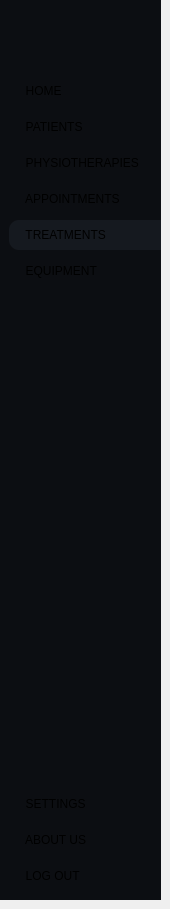
    <widget class="QWidget" name="treatments_page">
     <property name="styleSheet">
      <string notr="true">#treatments_page{
background-color : #15191f ; 
}</string>
     </property>
     <widget class="QWidget" name="SideMenu_5" native="true">
      <property name="geometry">
       <rect>
        <x>0</x>
        <y>0</y>
        <width>161</width>
        <height>900</height>
       </rect>
      </property>
      <property name="minimumSize">
       <size>
        <width>161</width>
        <height>900</height>
       </size>
      </property>
      <property name="maximumSize">
       <size>
        <width>161</width>
        <height>900</height>
       </size>
      </property>
      <property name="cursor">
       <cursorShape>CrossCursor</cursorShape>
      </property>
      <property name="styleSheet">
       <string notr="true">#SideMenu_5{
background-color : #0c0e12 ;
}
#SideMenu_5 QPushButton{
text-align : left ; 
padding  : 8px 10px ; 
border-top-left-radius : 10px ;
border-bottom-left-radius : 10px ; 
}
#SideMenu_5 QPushButton:hover {
    background-color: #15191f ; 
}</string>
      </property>
      <layout class="QVBoxLayout" name="verticalLayout_23">
       <property name="leftMargin">
        <number>9</number>
       </property>
       <property name="rightMargin">
        <number>0</number>
       </property>
       <item>
        <widget class="QLabel" name="label_27">
         <property name="minimumSize">
          <size>
           <width>0</width>
           <height>61</height>
          </size>
         </property>
         <property name="maximumSize">
          <size>
           <width>16777215</width>
           <height>45</height>
          </size>
         </property>
         <property name="styleSheet">
          <string notr="true">max-height : 45px ; 
margin-right : 9px ; </string>
         </property>
         <property name="text">
          <string/>
         </property>
         <property name="pixmap">
          <pixmap>../assets/solid care white version.png</pixmap>
         </property>
         <property name="scaledContents">
          <bool>true</bool>
         </property>
         <property name="alignment">
          <set>Qt::AlignCenter</set>
         </property>
        </widget>
       </item>
       <item>
        <widget class="QWidget" name="frame5_1" native="true">
         <property name="sizePolicy">
          <sizepolicy hsizetype="Ignored" vsizetype="Preferred">
           <horstretch>0</horstretch>
           <verstretch>0</verstretch>
          </sizepolicy>
         </property>
         <property name="minimumSize">
          <size>
           <width>131</width>
           <height>0</height>
          </size>
         </property>
         <layout class="QVBoxLayout" name="verticalLayout_24">
          <property name="spacing">
           <number>6</number>
          </property>
          <property name="leftMargin">
           <number>0</number>
          </property>
          <property name="rightMargin">
           <number>0</number>
          </property>
          <item>
           <widget class="QPushButton" name="home_5">
            <property name="styleSheet">
             <string notr="true"/>
            </property>
            <property name="text">
             <string>  HOME</string>
            </property>
            <property name="icon">
             <iconset>
              <normaloff>../assets/icons/home.svg</normaloff>../assets/icons/home.svg</iconset>
            </property>
            <property name="iconSize">
             <size>
              <width>20</width>
              <height>20</height>
             </size>
            </property>
           </widget>
          </item>
          <item>
           <widget class="QPushButton" name="clients_5">
            <property name="styleSheet">
             <string notr="true"/>
            </property>
            <property name="text">
             <string>  PATIENTS</string>
            </property>
            <property name="icon">
             <iconset>
              <normaloff>../assets/icons/users.svg</normaloff>../assets/icons/users.svg</iconset>
            </property>
            <property name="iconSize">
             <size>
              <width>20</width>
              <height>20</height>
             </size>
            </property>
           </widget>
          </item>
          <item>
           <widget class="QPushButton" name="employees_5">
            <property name="styleSheet">
             <string notr="true"/>
            </property>
            <property name="text">
             <string>  PHYSIOTHERAPIES</string>
            </property>
            <property name="icon">
             <iconset>
              <normaloff>../assets/icons/users.svg</normaloff>../assets/icons/users.svg</iconset>
            </property>
            <property name="iconSize">
             <size>
              <width>20</width>
              <height>20</height>
             </size>
            </property>
           </widget>
          </item>
          <item>
           <widget class="QPushButton" name="appointements_5">
            <property name="styleSheet">
             <string notr="true"/>
            </property>
            <property name="text">
             <string>  APPOINTMENTS</string>
            </property>
            <property name="icon">
             <iconset>
              <normaloff>../assets/icons/calendar.svg</normaloff>../assets/icons/calendar.svg</iconset>
            </property>
            <property name="iconSize">
             <size>
              <width>20</width>
              <height>20</height>
             </size>
            </property>
           </widget>
          </item>
          <item>
           <widget class="QPushButton" name="treatments_5">
            <property name="styleSheet">
             <string notr="true">#treatments_5{
background-color : #15191f ; 
}</string>
            </property>
            <property name="text">
             <string>  TREATMENTS</string>
            </property>
            <property name="icon">
             <iconset>
              <normaloff>../assets/icons/activity.svg</normaloff>../assets/icons/activity.svg</iconset>
            </property>
            <property name="iconSize">
             <size>
              <width>20</width>
              <height>20</height>
             </size>
            </property>
           </widget>
          </item>
          <item>
           <widget class="QPushButton" name="stock_5">
            <property name="styleSheet">
             <string notr="true"/>
            </property>
            <property name="text">
             <string>  EQUIPMENT</string>
            </property>
            <property name="icon">
             <iconset>
              <normaloff>../assets/icons/layers.svg</normaloff>../assets/icons/layers.svg</iconset>
            </property>
            <property name="iconSize">
             <size>
              <width>20</width>
              <height>20</height>
             </size>
            </property>
           </widget>
          </item>
         </layout>
        </widget>
       </item>
       <item>
        <spacer name="verticalSpacer_8">
         <property name="orientation">
          <enum>Qt::Vertical</enum>
         </property>
         <property name="sizeHint" stdset="0">
          <size>
           <width>140</width>
           <height>318</height>
          </size>
         </property>
        </spacer>
       </item>
       <item>
        <widget class="QWidget" name="frame5_2" native="true">
         <layout class="QVBoxLayout" name="verticalLayout_25">
          <property name="leftMargin">
           <number>0</number>
          </property>
          <property name="rightMargin">
           <number>0</number>
          </property>
          <item>
           <widget class="QPushButton" name="settings_5">
            <property name="styleSheet">
             <string notr="true"/>
            </property>
            <property name="text">
             <string>  SETTINGS</string>
            </property>
            <property name="icon">
             <iconset>
              <normaloff>../assets/icons/settings.svg</normaloff>../assets/icons/settings.svg</iconset>
            </property>
            <property name="iconSize">
             <size>
              <width>20</width>
              <height>20</height>
             </size>
            </property>
           </widget>
          </item>
          <item>
           <widget class="QPushButton" name="about_us_5">
            <property name="styleSheet">
             <string notr="true"/>
            </property>
            <property name="text">
             <string>  ABOUT US</string>
            </property>
            <property name="icon">
             <iconset>
              <normaloff>../assets/icons/info.svg</normaloff>../assets/icons/info.svg</iconset>
            </property>
            <property name="iconSize">
             <size>
              <width>20</width>
              <height>20</height>
             </size>
            </property>
           </widget>
          </item>
          <item>
           <widget class="QPushButton" name="logout_5">
            <property name="styleSheet">
             <string notr="true"/>
            </property>
            <property name="text">
             <string>  LOG OUT</string>
            </property>
            <property name="icon">
             <iconset>
              <normaloff>../assets/icons/log-out.svg</normaloff>../assets/icons/log-out.svg</iconset>
            </property>
            <property name="iconSize">
             <size>
              <width>20</width>
              <height>20</height>
             </size>
            </property>
           </widget>
          </item>
         </layout>
        </widget>
       </item>
      </layout>
     </widget>
    </widget>
